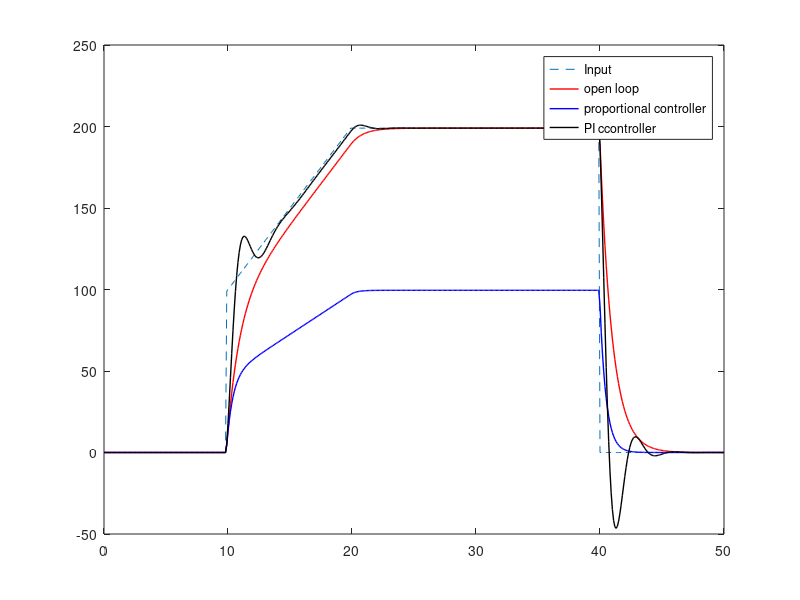

Write MATLAB code to recreate this figure.
%%  Defining my state space system for open loop P controller PI controller
clear all, close all, clc
kp = 1;                     % Proportional gain controller
ki = 5;                    % Integral gain controller

% Create open loop car model

sysC_OL = ss(-1,1,1,0);

%Create proportioal closed loop car model

sysC_CL_P = ss(-1-kp,kp,1,0);

%Create PI closed loop car model

A = [-1-kp ki; -1 0];       % My system matrix
B = [kp ; 1];               % My input actuation matrix
C = [1 0];                  % My meassurements matrix
D = 0;                      % My input measurement actuation matrix

sysc = ss(A,B,C,D);

% Defining my time span and the input 

dt = 0.1;
t = [0:dt:50];              % My time span
r = 0*t;                    % My zero input
r (100:200) = 10*t(100:200);           % Make any input from t=10s to t=50s
r (201:400) = r(200);
r (401:501) = 0;
[y1,t] = lsim(sysC_OL,r,t); % Find response to my open loop system 
[y2,t] =lsim(sysC_CL_P,r,t);% Find response to my P closed loop system  
[y3,t] = lsim(sysc,r,t);    % Find response to my PI closed loop system
plot(t,r,'--')% Plot my input in time
hold on
plot(t,y1,'r','LineWidth',1)              % Plot my response of open loop system in time
plot(t,y2,'b','LineWidth',1)              % Plot my response of P closed loop system in time
plot(t,y3,'k','LineWidth',1)              % Plot my response of PI closed loop system in time
legend('Input','open loop','proportional controller','PI ccontroller')
%xlim ([0 50])               % Adjust the X-limits of my graph
%ylim ([-20 2500])            % Adjust the y-limits of my graph